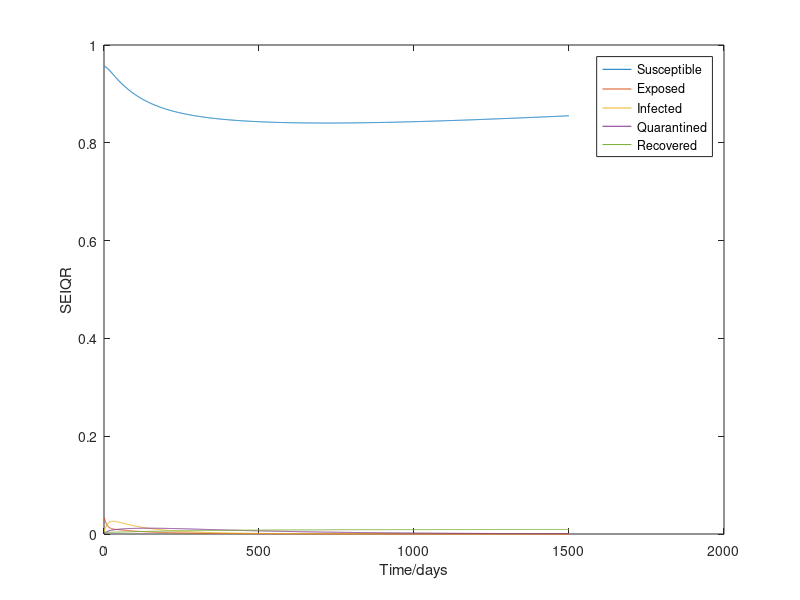

Write the MATLAB code that produced this figure.
clear all;
clc;
t=0;
for i=1:1500
    t=t+1;
s0 = 5/2 - (77184377*exp(-t/50000))/50000000;
e0 = (1139*exp(-(69*t)/800))/31250;
a0 = (30487*exp(-(261*t)/25000))/10000000;
q0 = (2439*exp(-(261*t)/100000))/2000000;
r0 = (29709*exp(-t/50000))/10000000;

s1 = ((213409*exp(-(521*t)/50000))/8336000 - (3877470101599*exp(-(261*t)/25000))/208800000000000 - (34466966167*exp(-(261*t)/100000))/1160000000000 + (2439*exp(-(259*t)/100000))/59200 - 74531826777249457/4025037600000000000)*exp(-t/50000);
e1 = (5691*exp(-(261*t)/100000))/4460800 - (310202695503*exp(-(263*t)/100000))/334480000000000 - (3877470101599*exp(-(523*t)/50000))/1515800000000000 + (30487*exp(-(261*t)/25000))/8664000 - (12525628603579148031427*exp(-(69*t)/800))/9567826705179600000000000;
a1 = -(4067369*exp(-(69*t)/800))/118453125 + (4067369*exp(-(261*t)/25000))/118453125;
q1 = -(9581*exp(-(69*t)/800))/1537500 - (30487*exp(-(261*t)/25000))/27187500 + (683016*exp(-(261*t)/100000))/92890625;
r1 = -(58089*exp(-(69*t)/800))/269468750 - (30487*exp(-(261*t)/25000))/416800000 - (217071*exp(-(261*t)/100000))/259000000 + (1048920814591*exp(-t/50000))/930863197600000;

s2 = (-(788104451*exp(-(8623*t)/100000))/19144353450 + (96739488693*exp(-(1303*t)/100000))/321509516800000 + (929457169*exp(-(1043*t)/50000))/9936512000000 + (2282033371*exp(-(521*t)/50000))/8181523500 - (118212430987448713*exp(-(261*t)/12500))/1743897600000000000000 - (1050794397533329*exp(-(261*t)/20000))/4844160000000000000 - (8599565304525637118382401593*exp(-(261*t)/25000))/42475223583475200000000000000 - (9340547831257*exp(-(261*t)/50000))/53824000000000000 - (686733235203517393411127*exp(-(261*t)/100000))/3828615765120000000000000 + (1366032*exp(-(259*t)/100000))/5499125 + (100234573611362027*exp(-(69*t)/800))/3351038906250000000 + (5948721*exp(-(13*t)/2500))/24627200000 - 2262088368016273773487172215757789699/16827542105219399980108800000000000000)*exp(-t/50000);

e2 = (-(788104451*t)/222015000000 - (1050794397533329*exp((3659*t)/50000))/27164416000000000000 + (1982907*exp((8103*t)/100000))/127919360000 - (686733235203517393411127*exp((4181*t)/50000))/122662394743040000000000000 + (32246496231*exp((183*t)/2500))/602059264000000 + (796852*exp((2091*t)/25000))/103591625 - (118212430987448713*exp((1307*t)/20000))/5458032000000000000000 + (6506200183*exp((6537*t)/100000))/217969728000000 - (8599565304525637118382401593*exp((7579*t)/100000))/308352221780803200000000000000 + (2282033371*exp((7581*t)/100000))/59524116750 - (84064930481313*exp((8101*t)/100000))/7517728000000000000 - (100234573611362027*exp(-t/50000))/777052500000000 + 213401164850965605807037227415712950661961001578680668417/1654519629381831089216118156358371197808000000000000000)*exp(-(69*t)/800);

a2 = ((4555810841*exp((783*t)/100000))/391500000000 - (6623617709*exp((781*t)/100000))/781000000000 + (1826948903*exp(-t/50000))/200000000 + (628284147*t)/2500000000000 + (164032997*exp(-(7581*t)/100000))/133000000000 - 743309131720965151/81332559000000000)*exp(-(261*t)/25000);

q2 = (364873117/20000000000000*t + 294030847/209100000000*exp(-2091/25000*t) - 17150651/900000000*exp(-783/100000*t) + 1828995331/392500000000*exp(-157/20000*t) + 132620741/200000000*exp(-1/50000*t) - 3201356962505651/4924305000000000)*exp(-261/100000*t);

r2 = (254301927*exp(-(69*t)/800))/1077875000000 - (8382915401*exp(-(261*t)/25000))/10420000000000 + (326149517*exp(-(523*t)/50000))/2610000000000 + (16423023*exp(-(263*t)/100000))/90625000000 - (137388199*exp(-(261*t)/100000))/25900000000 + (169065181831494161867*exp(-t/50000))/30369411821700000000000;

S(t)=s0+s1+s2;
E(t)=e0+e1+e2;
I(t)=a0+a1+a2;
Q(t)=q0+q1+q2;
R(t)=r0+r1+r2;

    fprintf('S(%.1f)= %.6f\n',t,S(t));
    fprintf('E(%.1f)= %.6f\n',t,E(t));
    fprintf('I(%.1f)= %.6f\n',t,I(t));
    fprintf('Q(%.1f)= %.6f\n',t,Q(t));
    fprintf('R(%.1f)= %.6f\n',t,R(t));

xx(i)=i;
end

plot(xx,S(1:i),xx,E(1:i),xx,I(1:i),xx,Q(1:i),xx,R(1:i));
hold on
xlabel('Time/days')
ylabel('SEIQR')
legend('Susceptible','Exposed','Infected','Quarantined','Recovered')


